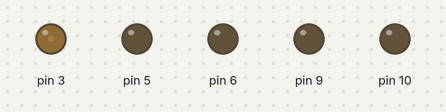
A sketch run on a simulated Arduino Uno, built with avr-gcc and run on an emulated ATmega328P. On the bench: output pins drawn as LEDs (lit = HIGH).

Above: at 0.05 s.
At 0.25 s:
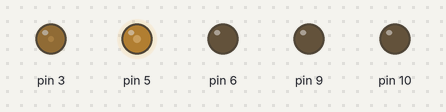
At 0.5 s:
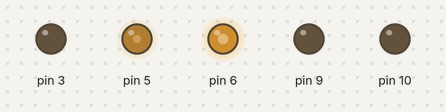
At 0.75 s:
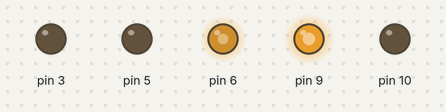
At 1.0 s:
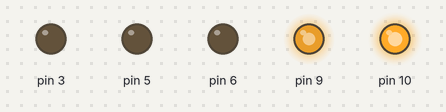
Timing chart, 0 to 3.0 s (numbered marks = the images above):
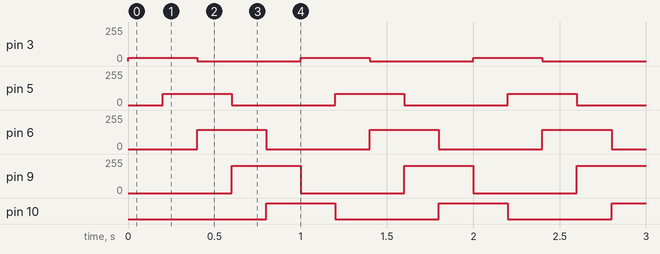

Measured:
- by itself, pin 3: alternates 25/255 for 0.40 s and 0/255 for 0.60 s
- by itself, pin 5: alternates 85/255 for 0.40 s and 0/255 for 0.60 s
- by itself, pin 6: alternates 145/255 for 0.40 s and 0/255 for 0.60 s
- by itself, pin 9: alternates 205/255 for 0.40 s and 0/255 for 0.60 s
- by itself, pin 10: alternates HIGH for 0.40 s and LOW for 0.60 s

The sketch:

LED_ANALOG.ino
```cpp
//하드웨어의 아날로그를 이용하여 LED밝기 조절
void setup() {
}

void loop() {  //LED가 나중에 켜질수록 점점 밝아진다.
    analogWrite(3, 25);  //첫 번째 LED 밝기가 가장 낮다.
    analogWrite(9, 0);
    delay(200);

    analogWrite(5, 85);  //두 번째 LED 밝기가 두번째로 낮다.
    analogWrite(10, 0);
    delay(200);

    analogWrite(6, 145);  //세 번째 LED 밝기가 중간이다.
    analogWrite(3, 0);
    delay(200);

    analogWrite(9, 205);  //네 번째 LED 밝기가 두번째로 높다.
    analogWrite(5, 0);
    delay(200);

    analogWrite(10, 255);  //마지막 LED 밝기가 가장 밝다.
    analogWrite(6, 0);
    delay(200);
}
```
